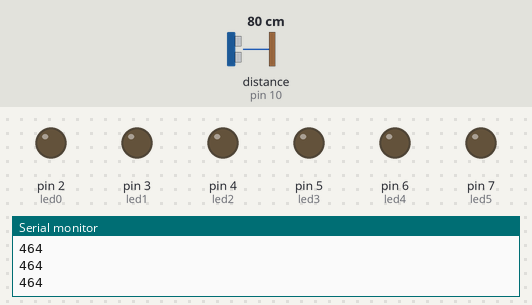
This sketch was run on a simulated Arduino Uno, built with avr-gcc and run on an emulated ATmega328P. On the bench: output pins drawn as LEDs (lit = HIGH), the last lines printed to the serial monitor. Wiring (inferred from the names in the program): ultrasonic range finder: trigger pin 11; echo pin 10. The test bench sets the inputs (shaded band); at power-on: distance to the obstacle (sensor on pin 10) 80 cm. The echo pulse lasts 58.3 µs per cm; pins used as bus, display or sensor lines are not drawn.

Above: at 1.2 s.
1.3 s: distance to the obstacle (sensor on pin 10) set to 18 cm
2.8 s: distance to the obstacle (sensor on pin 10) set to 14 cm
At 3.6 s:
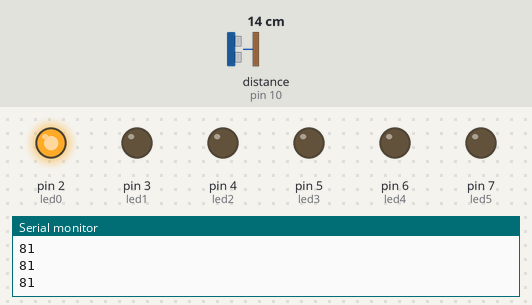
4.3 s: distance to the obstacle (sensor on pin 10) set to 10 cm
At 4.9 s:
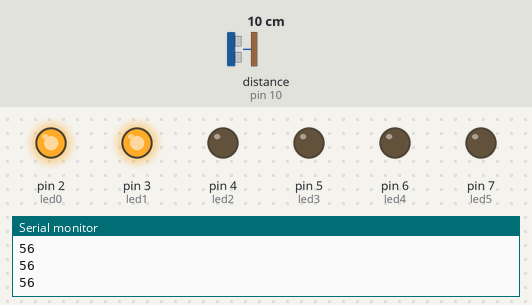
5.8 s: distance to the obstacle (sensor on pin 10) set to 7 cm
At 7.0 s:
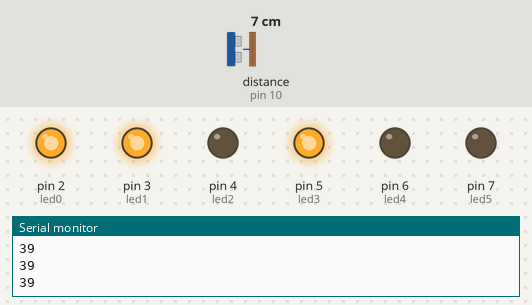
7.3 s: distance to the obstacle (sensor on pin 10) set to 2 cm
At 8.2 s:
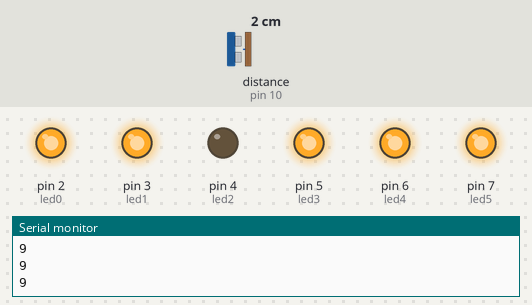
8.8 s: distance to the obstacle (sensor on pin 10) set to 9 cm
At 10.3 s:
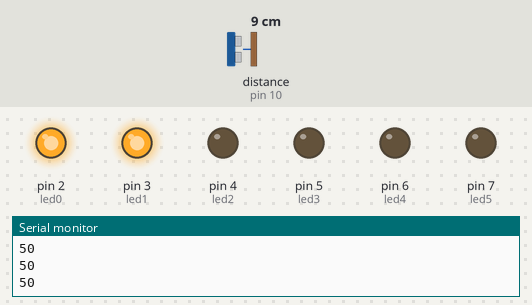
Timing chart, 0 to 11.3 s (numbered marks = the images above; inputs shaded):
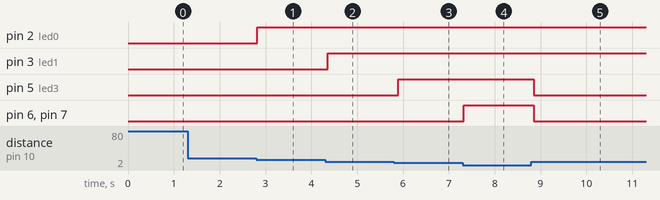

The sketch:

proximity.ino
```cpp
const int led0 = 2;
const int led1 = 3;
const int led2 = 4;
const int led3 = 5;
const int led4 = 6;
const int led5 = 7;

const int echo = 10;
const int trigger = 11;


void setup() {
  // put your setup code here, to run once:
  pinMode(led0,OUTPUT);
  pinMode(led1,OUTPUT);
  pinMode(led2,OUTPUT);
  pinMode(led3,OUTPUT);
  pinMode(led4,OUTPUT);
  pinMode(led5,OUTPUT);

  pinMode(echo,INPUT);
  pinMode(trigger,OUTPUT);

  digitalWrite(trigger,0);

  Serial.begin(9600);
}

void loop() {
  // put your main code here, to run repeatedly:
  long t;
  long d;

  digitalWrite(trigger,1);
  delay(1);
  digitalWrite(trigger,0);

  t = pulseIn(echo,1);
  d = t/10;

  Serial.println(d);

  if (d < 90){
    digitalWrite(led0,1);
  }else{
    digitalWrite(led0,0);
  }

  if (d < 70){
    digitalWrite(led1,1);
  }else{
    digitalWrite(led1,0);
  }

  if (d < 50){
    digitalWrite(led3,1);
  }else{
    digitalWrite(led3,0);
  }

  if (d < 30){
    digitalWrite(led4,1);
  }else{
    digitalWrite(led4,0);
  }

  if (d < 10){
    digitalWrite(led5,1);
  }else{
    digitalWrite(led5,0);
  }

  delay(100);
}
```

Measured:
- the behaviour switches between 16 and 15 cm on distance to the obstacle (sensor on pin 10) (found by bisection; images 0 and 1)
- the behaviour switches between 12 and 11 cm on distance to the obstacle (sensor on pin 10) (found by bisection; images 1 and 2)
- the behaviour switches between 9 and 8 cm on distance to the obstacle (sensor on pin 10) (found by bisection; images 2 and 3)
- after the input at 2.8 s, pin 2 (led0): LOW → HIGH at once
- after the input at 4.3 s, pin 3 (led1): LOW → HIGH after 0.06 s
- after the input at 5.8 s, pin 5 (led3): LOW → HIGH after 0.09 s
- after the input at 7.3 s, pin 6 (led4), pin 7 (led5): LOW → HIGH at once
- after the input at 8.8 s, pin 5 (led3), pin 6 (led4), pin 7 (led5): HIGH → LOW after 0.05 s
